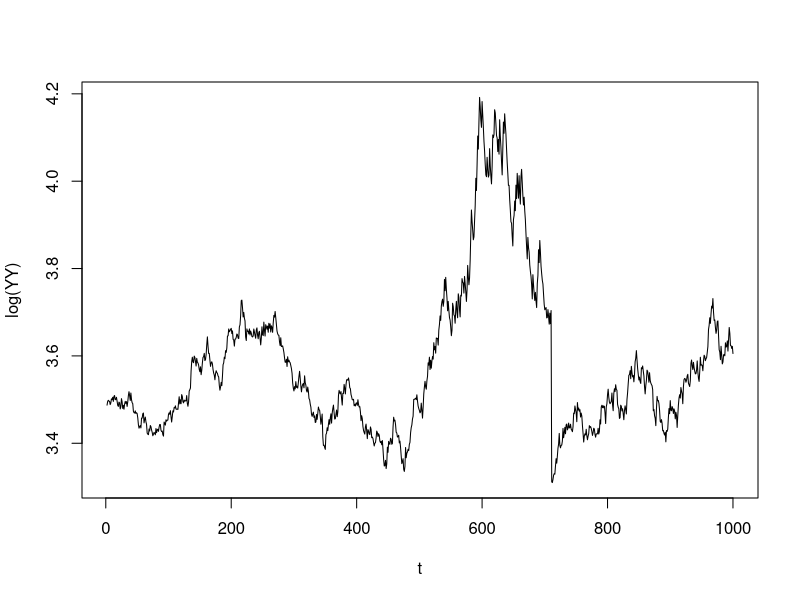
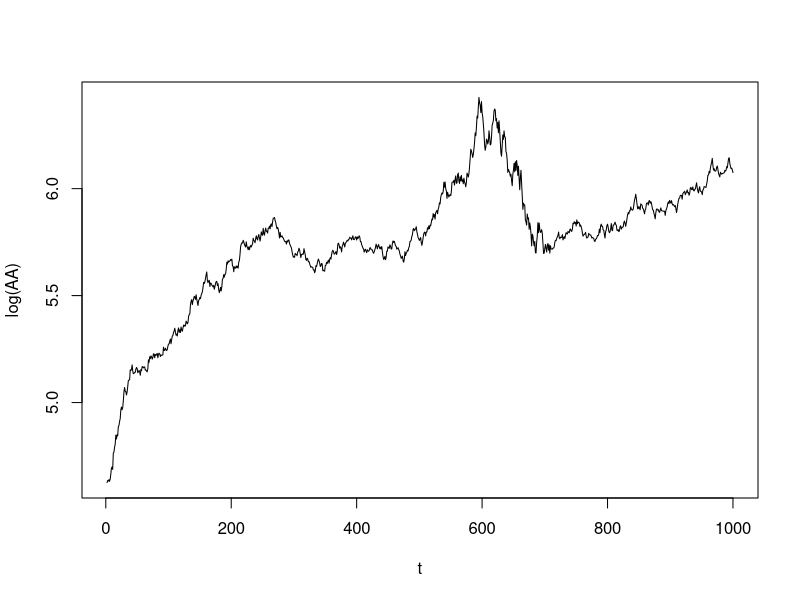
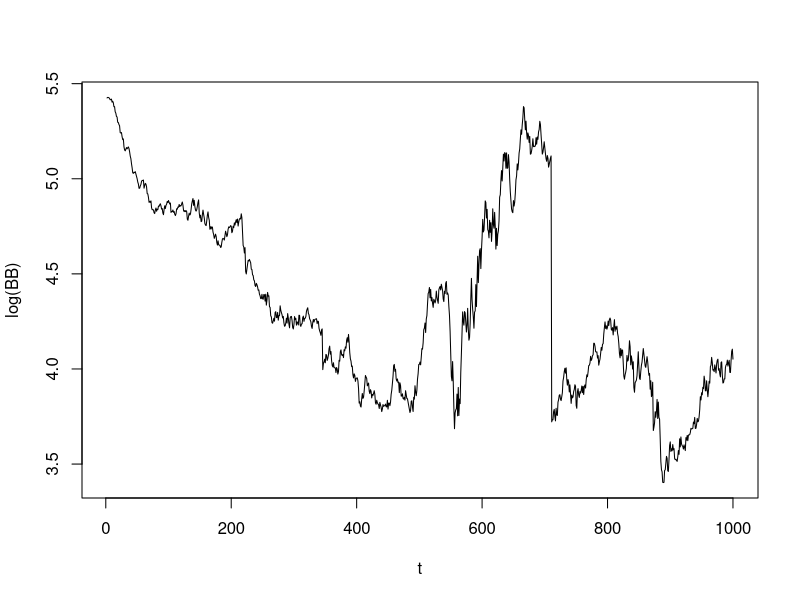

Reproduce these figures in R, in order.
### toymodel
## chooseCRANmirror(graphics = FALSE)

set.seed(15)

Time <- 1000
Ni <- 100

gamma <- 2 ## fraction of reinvested profit
phi <- 0.1 ## capital productivity
r <- 0.1 ## interest rate
Pbar <- 0.01 ## random price drift
delta <- 0.05 ## depreciacion rate

A <- matrix(data = 1, ncol = 1, nrow = Ni) ## net worth
K <- matrix(data = 1, ncol = 1, nrow = Ni) ## capital
B <- matrix(data = 0, ncol = 1, nrow = Ni) ## debt
I <- matrix(data = 0, ncol = 1, nrow = Ni) ## investment
P <- matrix(data = 0, ncol = 1, nrow = Ni) ## price
Y <- matrix(data = 0, ncol = 1, nrow = Ni) ## production
Z <- matrix(2 * runif (Ni) + Pbar , ncol = 1, nrow = Ni) ## profit
YY <- matrix(data = 0, ncol = 1, nrow = Time) ## aggregate prod
AA <- matrix(data = 0, ncol = 1, nrow = Time) ## aggregate prod
BB <- matrix(data = 0, ncol = 1, nrow = Time) ## aggregate prod

## main program
for(t in 2:Time) {
    I <- gamma * Z # investment choice
    I[I<0] <- 0
    K <- K * (1 - delta) + I # capital accumulation
    Y <- phi * K # production
    B <- K - A # debt
    B[B<0] <- 0 # self-financed firms
    P <- 2 * runif(Ni) + Pbar # stochastic price
    Z <- P * Y - r * K # profit
    A <- A + Z # net worth
    Z[A<0] <- 0 # entry condition
    K[A<0] <- 1 # entry condition
    A[A<0] <- 1 # entry-exit process
    YY[t] <- sum(Y) # aggr prod
    AA[t] <- sum(A) # net worth
    BB[t] <- sum(B)
}

## aggregate production
plot(2:Time,
     log(YY[2:Time, 1]),
     type = 'l',
     ylim = range(log(YY[2:Time])),
     col = 1,
     ylab = 'log(YY)',
     xlab = 't')

## net worth
plot(2:Time,
     log(AA[2:Time, 1]),
     type = 'l',
     ylim = range(log(AA[2:Time])),
     col = 1,
     ylab = 'log(AA)',
     xlab = 't')

## aggregate debt
plot(2:Time,
     log(BB[2:Time, 1]),
     type = 'l',
     ylim = range(log(BB[2:Time])),
     col = 1,
     ylab = 'log(BB)',
     xlab = 't')
